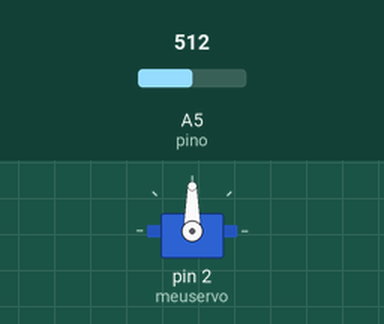
Recording of a sketch running on a simulated Arduino Uno, built with avr-gcc and run on an emulated ATmega328P. Parts: servo. Inputs (shaded band) come from the test bench; at power-on: A5 (pino) = 512.

Above: at 1.3 s.
1.4 s: A5 (pino) set to 716
At 2.4 s:
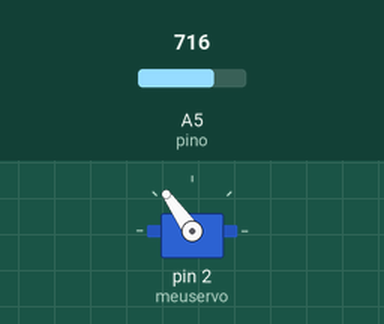
3.0 s: A5 (pino) set to 900
At 3.6 s:
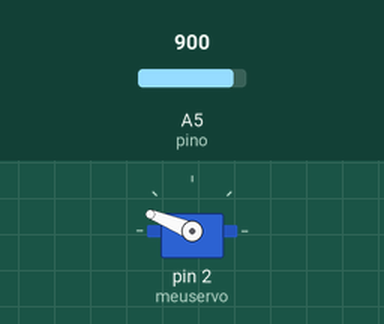
4.5 s: A5 (pino) set to 1023
At 5.7 s:
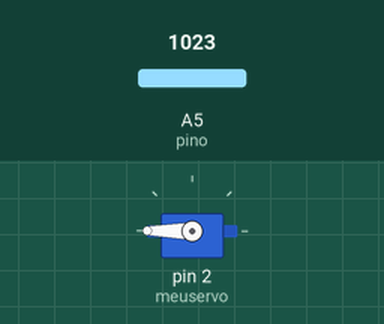
6.0 s: A5 (pino) set to 306
At 7.1 s:
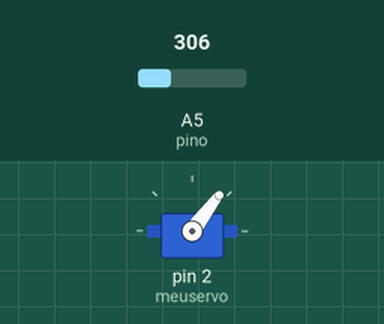
7.5 s: A5 (pino) set to 122
At 8.3 s:
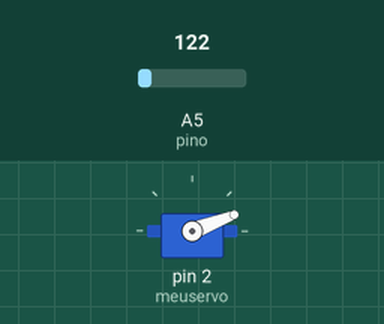
Timing chart, 0 to 10.0 s (numbered marks = the images above; inputs shaded):
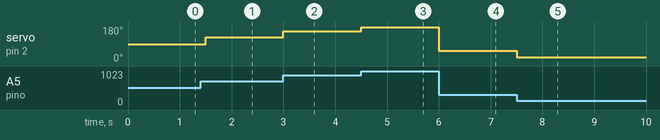

Measured:
- after the input at 1.4 s, servo on pin 2 (meuservo): 90° → 125° after 0.10 s
- after the input at 3.0 s, servo on pin 2 (meuservo): 125° → 158° at once
- after the input at 4.5 s, servo on pin 2 (meuservo): 158° → 180° at once
- after the input at 6.0 s, servo on pin 2 (meuservo): 180° → 53° at once
- after the input at 7.5 s, servo on pin 2 (meuservo): 53° → 21° at once

The sketch:

11c_Servo_Motor.ino
```cpp
#include <Servo.h>  // blibioteca Servo Motor

/*
  Servo motor de angulo 180º.
  Um ângulo de 180 graus para um servo motor significa que o servo
  motor pode girar completamente até 180º em seu eixo.
*/
Servo meuservo; // nomeia servo a ser utilizado

void setup()
{
    /*
      A instrução  é uma função da biblioteca Servo do Arduino que conecta um servo motor a um pino digital do Arduino.
      servo.attach(pino, pulso mínimo, pulso máximo)
      Valores padronizados caso haja omisão dos valores:
      servo.attach(pino, 544, 2400)
    */
    meuservo.attach(2, 500, 2500); // chamar método e informar pino

    pinMode(A5, INPUT); // pino(porta, saida)
}

// loop infinito
void loop() {

  /*
    A função  no Arduino é uma função matemática que mapeia
    um valor de um intervalo para outro intervalo.map()

    A função  tem quatro argumentos:

    map(valor, mínimo_atual, máximo_atual, mínimo_novo, máximo_novo)

    # valor: O valor a ser mapeado.
    # mínimo_atual: O limite inferior do intervalo atual.
    # máximo_atual: O limite superior do intervalo atual.
    # mínimo_novo: O limite inferior do novo intervalo.
    # máximo_novo: O limite superior do novo intervalo.
  */

  int pot = analogRead(A5); //ler porta do potenciômetro (0 até 1023)

  // int angulo = map(pot, valor_mín, valor_max, angulo_mín, angulo_max)
  int angulo = map(pot, 0, 1023, 0, 180);
  meuservo.write(angulo); // servo move posição 'pos'
  delay(500); // espera

}
```

TESTE01.cpp
```cpp
#include <Arduino.h>
```

TESTE02.cpp
```cpp
#include <Arduino.h> 
```

TESTE03.cpp
```cpp
#include <Arduino.h>
```
